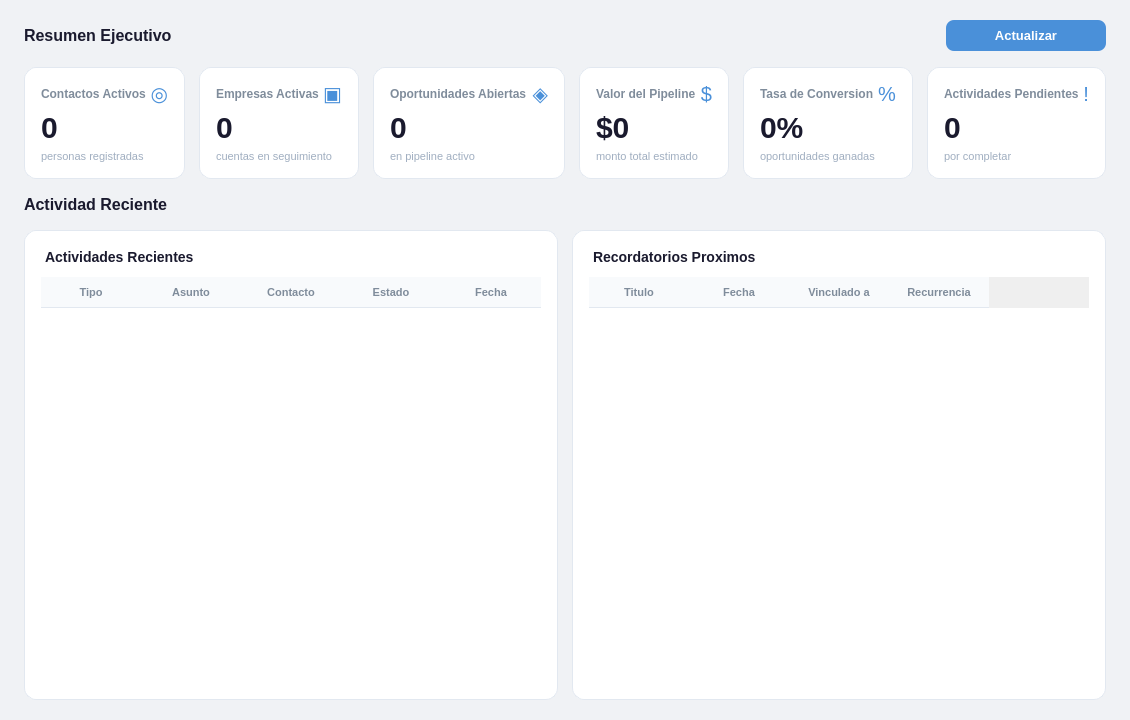
<?xml version="1.0" encoding="UTF-8"?>
<ui version="4.0">
 <class>DashboardView</class>
 <widget class="QWidget" name="DashboardView">
  <property name="geometry">
   <rect>
    <x>0</x>
    <y>0</y>
    <width>980</width>
    <height>720</height>
   </rect>
  </property>
  <property name="styleSheet">
   <string notr="true">
/* === DASHBOARD GENERAL === */
#DashboardView {
    background-color: #f0f2f5;
}

/* === HEADER ROW === */
#lblSeccionKPIs, #lblSeccionTablas {
    color: #1a1a2e;
    font-size: 16px;
    font-weight: bold;
}

/* === KPI CARDS === */
#cardContactos, #cardEmpresas, #cardOportunidades,
#cardPipeline, #cardConversion, #cardActividades {
    background-color: #ffffff;
    border-radius: 12px;
    border: 1px solid #e2e8f0;
    min-height: 110px;
    max-height: 130px;
}
#cardContactos:hover, #cardEmpresas:hover, #cardOportunidades:hover,
#cardPipeline:hover, #cardConversion:hover, #cardActividades:hover {
    border: 1px solid #4a90d9;
}

#lblContactosTitle, #lblEmpresasTitle, #lblOportunidadesTitle,
#lblPipelineTitle, #lblConversionTitle, #lblActividadesTitle {
    color: #7f8c9b;
    font-size: 12px;
    font-weight: 600;
    text-transform: uppercase;
}
#lblContactosValue, #lblEmpresasValue, #lblOportunidadesValue,
#lblPipelineValue, #lblConversionValue, #lblActividadesValue {
    color: #1a1a2e;
    font-size: 30px;
    font-weight: bold;
}
#lblContactosDesc, #lblEmpresasDesc, #lblOportunidadesDesc,
#lblPipelineDesc, #lblConversionDesc, #lblActividadesDesc {
    color: #a0aec0;
    font-size: 11px;
}
#lblContactosIcon, #lblEmpresasIcon, #lblOportunidadesIcon,
#lblPipelineIcon, #lblConversionIcon, #lblActividadesIcon {
    color: #4a90d9;
    font-size: 20px;
}

/* === TABLAS === */
#panelActividades, #panelRecordatorios {
    background-color: #ffffff;
    border-radius: 12px;
    border: 1px solid #e2e8f0;
}
#lblActividadesRecientes, #lblRecordatoriosProximos {
    color: #1a1a2e;
    font-size: 14px;
    font-weight: bold;
    padding: 4px 0px;
}
#tablaActividadesRecientes, #tablaRecordatoriosProximos {
    background-color: #ffffff;
    border: none;
    gridline-color: #f0f2f5;
    font-size: 13px;
    color: #2d3748;
    selection-background-color: #ebf4ff;
    selection-color: #1a1a2e;
    alternate-background-color: #f8fafc;
}
#tablaActividadesRecientes QHeaderView::section,
#tablaRecordatoriosProximos QHeaderView::section {
    background-color: #f8fafc;
    color: #7f8c9b;
    font-size: 11px;
    font-weight: 600;
    border: none;
    border-bottom: 1px solid #e2e8f0;
    padding: 6px 8px;
    text-transform: uppercase;
}

/* === REFRESH BUTTON === */
#btnRefresh {
    background-color: #4a90d9;
    color: #ffffff;
    font-size: 13px;
    font-weight: 600;
    border: none;
    border-radius: 8px;
    padding: 8px 20px;
    min-width: 120px;
}
#btnRefresh:hover {
    background-color: #357abd;
}
#btnRefresh:pressed {
    background-color: #2868a9;
}
   </string>
  </property>
  <layout class="QVBoxLayout" name="mainLayout">
   <property name="spacing">
    <number>16</number>
   </property>
   <property name="leftMargin">
    <number>24</number>
   </property>
   <property name="topMargin">
    <number>20</number>
   </property>
   <property name="rightMargin">
    <number>24</number>
   </property>
   <property name="bottomMargin">
    <number>20</number>
   </property>

   <!-- FILA SUPERIOR: titulo + boton actualizar -->
   <item>
    <layout class="QHBoxLayout" name="topBarLayout">
     <property name="spacing">
      <number>12</number>
     </property>
     <item>
      <widget class="QLabel" name="lblSeccionKPIs">
       <property name="text">
        <string>Resumen Ejecutivo</string>
       </property>
      </widget>
     </item>
     <item>
      <spacer name="topBarSpacer">
       <property name="orientation">
        <enum>Qt::Horizontal</enum>
       </property>
       <property name="sizeHint" stdset="0">
        <size>
         <width>40</width>
         <height>20</height>
        </size>
       </property>
      </spacer>
     </item>
     <item>
      <widget class="QPushButton" name="btnRefresh">
       <property name="cursor">
        <cursorShape>PointingHandCursor</cursorShape>
       </property>
       <property name="text">
        <string>Actualizar</string>
       </property>
      </widget>
     </item>
    </layout>
   </item>

   <!-- FILA DE KPI CARDS -->
   <item>
    <layout class="QHBoxLayout" name="rowKPIs">
     <property name="spacing">
      <number>14</number>
     </property>

     <!-- Card 1: Contactos -->
     <item>
      <widget class="QFrame" name="cardContactos">
       <property name="frameShape">
        <enum>QFrame::StyledPanel</enum>
       </property>
       <layout class="QVBoxLayout" name="layoutCardContactos">
        <property name="spacing">
         <number>4</number>
        </property>
        <property name="leftMargin">
         <number>16</number>
        </property>
        <property name="topMargin">
         <number>14</number>
        </property>
        <property name="rightMargin">
         <number>16</number>
        </property>
        <property name="bottomMargin">
         <number>14</number>
        </property>
        <item>
         <layout class="QHBoxLayout">
          <item>
           <widget class="QLabel" name="lblContactosTitle">
            <property name="text">
             <string>Contactos Activos</string>
            </property>
           </widget>
          </item>
          <item>
           <spacer>
            <property name="orientation"><enum>Qt::Horizontal</enum></property>
            <property name="sizeHint" stdset="0"><size><width>10</width><height>10</height></size></property>
           </spacer>
          </item>
          <item>
           <widget class="QLabel" name="lblContactosIcon">
            <property name="text"><string>◎</string></property>
            <property name="alignment"><set>Qt::AlignRight|Qt::AlignVCenter</set></property>
           </widget>
          </item>
         </layout>
        </item>
        <item>
         <widget class="QLabel" name="lblContactosValue">
          <property name="text"><string>0</string></property>
         </widget>
        </item>
        <item>
         <widget class="QLabel" name="lblContactosDesc">
          <property name="text"><string>personas registradas</string></property>
         </widget>
        </item>
       </layout>
      </widget>
     </item>

     <!-- Card 2: Empresas -->
     <item>
      <widget class="QFrame" name="cardEmpresas">
       <property name="frameShape">
        <enum>QFrame::StyledPanel</enum>
       </property>
       <layout class="QVBoxLayout" name="layoutCardEmpresas">
        <property name="spacing"><number>4</number></property>
        <property name="leftMargin"><number>16</number></property>
        <property name="topMargin"><number>14</number></property>
        <property name="rightMargin"><number>16</number></property>
        <property name="bottomMargin"><number>14</number></property>
        <item>
         <layout class="QHBoxLayout">
          <item>
           <widget class="QLabel" name="lblEmpresasTitle">
            <property name="text"><string>Empresas Activas</string></property>
           </widget>
          </item>
          <item>
           <spacer>
            <property name="orientation"><enum>Qt::Horizontal</enum></property>
            <property name="sizeHint" stdset="0"><size><width>10</width><height>10</height></size></property>
           </spacer>
          </item>
          <item>
           <widget class="QLabel" name="lblEmpresasIcon">
            <property name="text"><string>▣</string></property>
            <property name="alignment"><set>Qt::AlignRight|Qt::AlignVCenter</set></property>
           </widget>
          </item>
         </layout>
        </item>
        <item>
         <widget class="QLabel" name="lblEmpresasValue">
          <property name="text"><string>0</string></property>
         </widget>
        </item>
        <item>
         <widget class="QLabel" name="lblEmpresasDesc">
          <property name="text"><string>cuentas en seguimiento</string></property>
         </widget>
        </item>
       </layout>
      </widget>
     </item>

     <!-- Card 3: Oportunidades -->
     <item>
      <widget class="QFrame" name="cardOportunidades">
       <property name="frameShape">
        <enum>QFrame::StyledPanel</enum>
       </property>
       <layout class="QVBoxLayout" name="layoutCardOportunidades">
        <property name="spacing"><number>4</number></property>
        <property name="leftMargin"><number>16</number></property>
        <property name="topMargin"><number>14</number></property>
        <property name="rightMargin"><number>16</number></property>
        <property name="bottomMargin"><number>14</number></property>
        <item>
         <layout class="QHBoxLayout">
          <item>
           <widget class="QLabel" name="lblOportunidadesTitle">
            <property name="text"><string>Oportunidades Abiertas</string></property>
           </widget>
          </item>
          <item>
           <spacer>
            <property name="orientation"><enum>Qt::Horizontal</enum></property>
            <property name="sizeHint" stdset="0"><size><width>10</width><height>10</height></size></property>
           </spacer>
          </item>
          <item>
           <widget class="QLabel" name="lblOportunidadesIcon">
            <property name="text"><string>◈</string></property>
            <property name="alignment"><set>Qt::AlignRight|Qt::AlignVCenter</set></property>
           </widget>
          </item>
         </layout>
        </item>
        <item>
         <widget class="QLabel" name="lblOportunidadesValue">
          <property name="text"><string>0</string></property>
         </widget>
        </item>
        <item>
         <widget class="QLabel" name="lblOportunidadesDesc">
          <property name="text"><string>en pipeline activo</string></property>
         </widget>
        </item>
       </layout>
      </widget>
     </item>

     <!-- Card 4: Valor Pipeline -->
     <item>
      <widget class="QFrame" name="cardPipeline">
       <property name="frameShape">
        <enum>QFrame::StyledPanel</enum>
       </property>
       <layout class="QVBoxLayout" name="layoutCardPipeline">
        <property name="spacing"><number>4</number></property>
        <property name="leftMargin"><number>16</number></property>
        <property name="topMargin"><number>14</number></property>
        <property name="rightMargin"><number>16</number></property>
        <property name="bottomMargin"><number>14</number></property>
        <item>
         <layout class="QHBoxLayout">
          <item>
           <widget class="QLabel" name="lblPipelineTitle">
            <property name="text"><string>Valor del Pipeline</string></property>
           </widget>
          </item>
          <item>
           <spacer>
            <property name="orientation"><enum>Qt::Horizontal</enum></property>
            <property name="sizeHint" stdset="0"><size><width>10</width><height>10</height></size></property>
           </spacer>
          </item>
          <item>
           <widget class="QLabel" name="lblPipelineIcon">
            <property name="text"><string>$</string></property>
            <property name="alignment"><set>Qt::AlignRight|Qt::AlignVCenter</set></property>
           </widget>
          </item>
         </layout>
        </item>
        <item>
         <widget class="QLabel" name="lblPipelineValue">
          <property name="text"><string>$0</string></property>
         </widget>
        </item>
        <item>
         <widget class="QLabel" name="lblPipelineDesc">
          <property name="text"><string>monto total estimado</string></property>
         </widget>
        </item>
       </layout>
      </widget>
     </item>

     <!-- Card 5: Tasa de Conversión -->
     <item>
      <widget class="QFrame" name="cardConversion">
       <property name="frameShape">
        <enum>QFrame::StyledPanel</enum>
       </property>
       <layout class="QVBoxLayout" name="layoutCardConversion">
        <property name="spacing"><number>4</number></property>
        <property name="leftMargin"><number>16</number></property>
        <property name="topMargin"><number>14</number></property>
        <property name="rightMargin"><number>16</number></property>
        <property name="bottomMargin"><number>14</number></property>
        <item>
         <layout class="QHBoxLayout">
          <item>
           <widget class="QLabel" name="lblConversionTitle">
            <property name="text"><string>Tasa de Conversion</string></property>
           </widget>
          </item>
          <item>
           <spacer>
            <property name="orientation"><enum>Qt::Horizontal</enum></property>
            <property name="sizeHint" stdset="0"><size><width>10</width><height>10</height></size></property>
           </spacer>
          </item>
          <item>
           <widget class="QLabel" name="lblConversionIcon">
            <property name="text"><string>%</string></property>
            <property name="alignment"><set>Qt::AlignRight|Qt::AlignVCenter</set></property>
           </widget>
          </item>
         </layout>
        </item>
        <item>
         <widget class="QLabel" name="lblConversionValue">
          <property name="text"><string>0%</string></property>
         </widget>
        </item>
        <item>
         <widget class="QLabel" name="lblConversionDesc">
          <property name="text"><string>oportunidades ganadas</string></property>
         </widget>
        </item>
       </layout>
      </widget>
     </item>

     <!-- Card 6: Actividades Pendientes -->
     <item>
      <widget class="QFrame" name="cardActividades">
       <property name="frameShape">
        <enum>QFrame::StyledPanel</enum>
       </property>
       <layout class="QVBoxLayout" name="layoutCardActividades">
        <property name="spacing"><number>4</number></property>
        <property name="leftMargin"><number>16</number></property>
        <property name="topMargin"><number>14</number></property>
        <property name="rightMargin"><number>16</number></property>
        <property name="bottomMargin"><number>14</number></property>
        <item>
         <layout class="QHBoxLayout">
          <item>
           <widget class="QLabel" name="lblActividadesTitle">
            <property name="text"><string>Actividades Pendientes</string></property>
           </widget>
          </item>
          <item>
           <spacer>
            <property name="orientation"><enum>Qt::Horizontal</enum></property>
            <property name="sizeHint" stdset="0"><size><width>10</width><height>10</height></size></property>
           </spacer>
          </item>
          <item>
           <widget class="QLabel" name="lblActividadesIcon">
            <property name="text"><string>!</string></property>
            <property name="alignment"><set>Qt::AlignRight|Qt::AlignVCenter</set></property>
           </widget>
          </item>
         </layout>
        </item>
        <item>
         <widget class="QLabel" name="lblActividadesValue">
          <property name="text"><string>0</string></property>
         </widget>
        </item>
        <item>
         <widget class="QLabel" name="lblActividadesDesc">
          <property name="text"><string>por completar</string></property>
         </widget>
        </item>
       </layout>
      </widget>
     </item>

    </layout>
   </item>

   <!-- ETIQUETA TABLAS -->
   <item>
    <widget class="QLabel" name="lblSeccionTablas">
     <property name="text">
      <string>Actividad Reciente</string>
     </property>
    </widget>
   </item>

   <!-- FILA DE TABLAS: Actividades + Recordatorios -->
   <item>
    <layout class="QHBoxLayout" name="rowTablas">
     <property name="spacing">
      <number>14</number>
     </property>

     <!-- Panel Actividades Recientes -->
     <item>
      <widget class="QFrame" name="panelActividades">
       <property name="frameShape">
        <enum>QFrame::StyledPanel</enum>
       </property>
       <layout class="QVBoxLayout" name="layoutPanelActividades">
        <property name="spacing"><number>8</number></property>
        <property name="leftMargin"><number>16</number></property>
        <property name="topMargin"><number>14</number></property>
        <property name="rightMargin"><number>16</number></property>
        <property name="bottomMargin"><number>14</number></property>
        <item>
         <widget class="QLabel" name="lblActividadesRecientes">
          <property name="text"><string>Actividades Recientes</string></property>
         </widget>
        </item>
        <item>
         <widget class="QTableWidget" name="tablaActividadesRecientes">
          <property name="alternatingRowColors">
           <bool>true</bool>
          </property>
          <property name="selectionBehavior">
           <enum>QAbstractItemView::SelectRows</enum>
          </property>
          <property name="editTriggers">
           <set>QAbstractItemView::NoEditTriggers</set>
          </property>
          <property name="showGrid">
           <bool>false</bool>
          </property>
          <column>
           <property name="text"><string>Tipo</string></property>
          </column>
          <column>
           <property name="text"><string>Asunto</string></property>
          </column>
          <column>
           <property name="text"><string>Contacto</string></property>
          </column>
          <column>
           <property name="text"><string>Estado</string></property>
          </column>
          <column>
           <property name="text"><string>Fecha</string></property>
          </column>
         </widget>
        </item>
       </layout>
      </widget>
     </item>

     <!-- Panel Recordatorios Proximos -->
     <item>
      <widget class="QFrame" name="panelRecordatorios">
       <property name="frameShape">
        <enum>QFrame::StyledPanel</enum>
       </property>
       <layout class="QVBoxLayout" name="layoutPanelRecordatorios">
        <property name="spacing"><number>8</number></property>
        <property name="leftMargin"><number>16</number></property>
        <property name="topMargin"><number>14</number></property>
        <property name="rightMargin"><number>16</number></property>
        <property name="bottomMargin"><number>14</number></property>
        <item>
         <widget class="QLabel" name="lblRecordatoriosProximos">
          <property name="text"><string>Recordatorios Proximos</string></property>
         </widget>
        </item>
        <item>
         <widget class="QTableWidget" name="tablaRecordatoriosProximos">
          <property name="alternatingRowColors">
           <bool>true</bool>
          </property>
          <property name="selectionBehavior">
           <enum>QAbstractItemView::SelectRows</enum>
          </property>
          <property name="editTriggers">
           <set>QAbstractItemView::NoEditTriggers</set>
          </property>
          <property name="showGrid">
           <bool>false</bool>
          </property>
          <column>
           <property name="text"><string>Titulo</string></property>
          </column>
          <column>
           <property name="text"><string>Fecha</string></property>
          </column>
          <column>
           <property name="text"><string>Vinculado a</string></property>
          </column>
          <column>
           <property name="text"><string>Recurrencia</string></property>
          </column>
         </widget>
        </item>
       </layout>
      </widget>
     </item>

    </layout>
   </item>

  </layout>
 </widget>
</ui>
